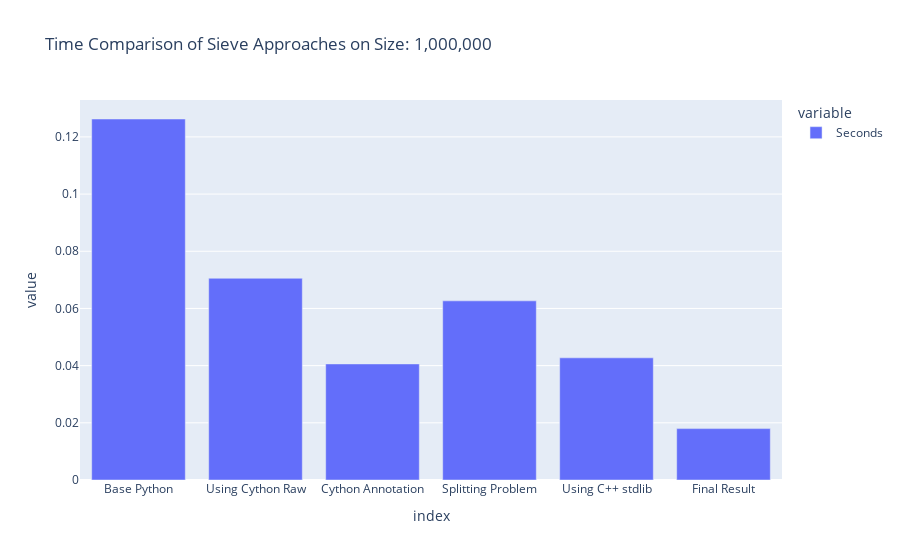

Notebook cell for this chart:
### Code cell
compare_approach(1_000_000)

### Figure 1 — Plotly figure (JSON) as saved in the notebook; plotly's stock layout.template omitted (floating-point values rounded to 4 significant figures)
{"data": [{"alignmentgroup": "True", "hovertemplate": "variable=Seconds<br>index=%{x}<br>value=%{y}<extra></extra>", "legendgroup": "Seconds", "marker": {"color": "#636efa", "pattern": {"shape": ""}}, "name": "Seconds", "offsetgroup": "Seconds", "orientation": "v", "showlegend": true, "textposition": "auto", "type": "bar", "x": ["Base Python", "Using Cython Raw", "Cython Annotation", "Splitting Problem", "Using C++ stdlib", "Final Result"], "xaxis": "x", "y": [0.1263, 0.07055, 0.0406, 0.06266, 0.04273, 0.01797], "yaxis": "y"}], "layout": {"autosize": true, "barmode": "relative", "legend": {"title": {"text": "variable"}, "tracegroupgap": 0}, "title": {"text": "Time Comparison of Sieve Approaches on Size: 1,000,000"}, "xaxis": {"anchor": "y", "autorange": true, "domain": [0, 1], "range": [-0.5, 5.5], "title": {"text": "index"}, "type": "category"}, "yaxis": {"anchor": "x", "autorange": true, "domain": [0, 1], "range": [0, 0.1329], "title": {"text": "value"}, "type": "linear"}}}
